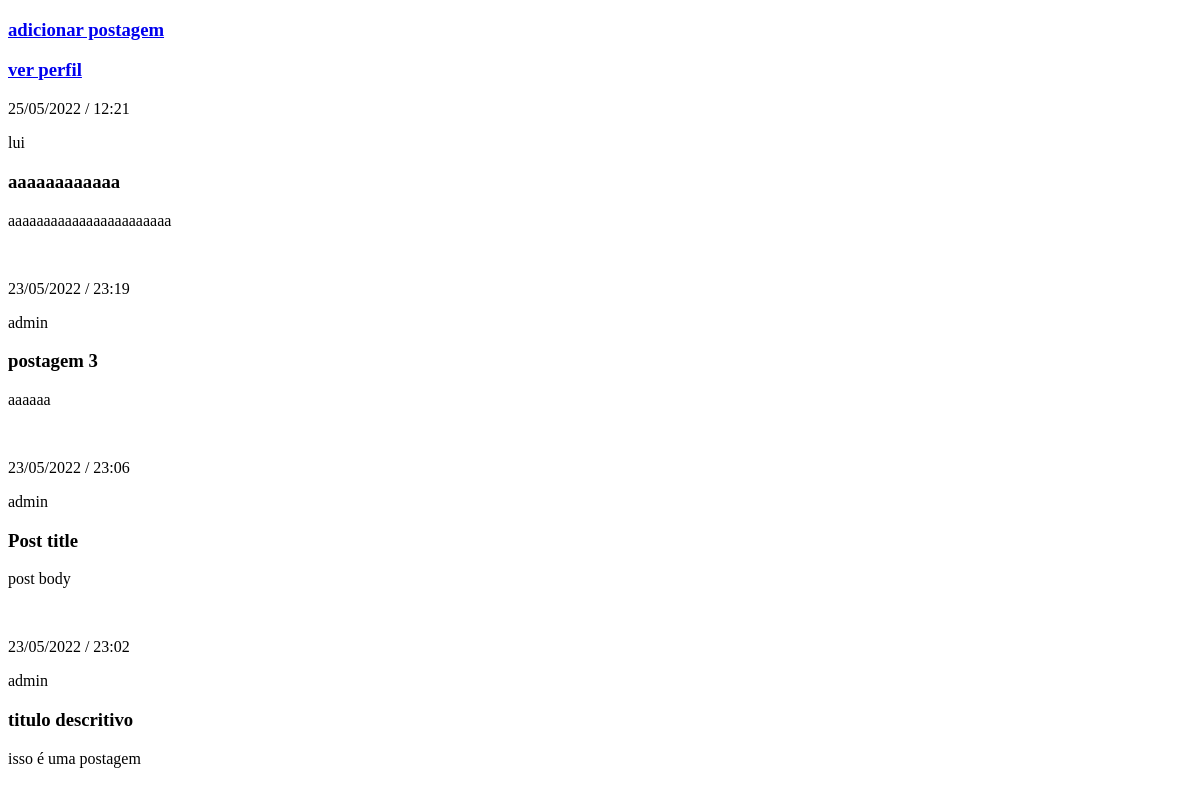
The app's page /feed/ (signed in), older data.
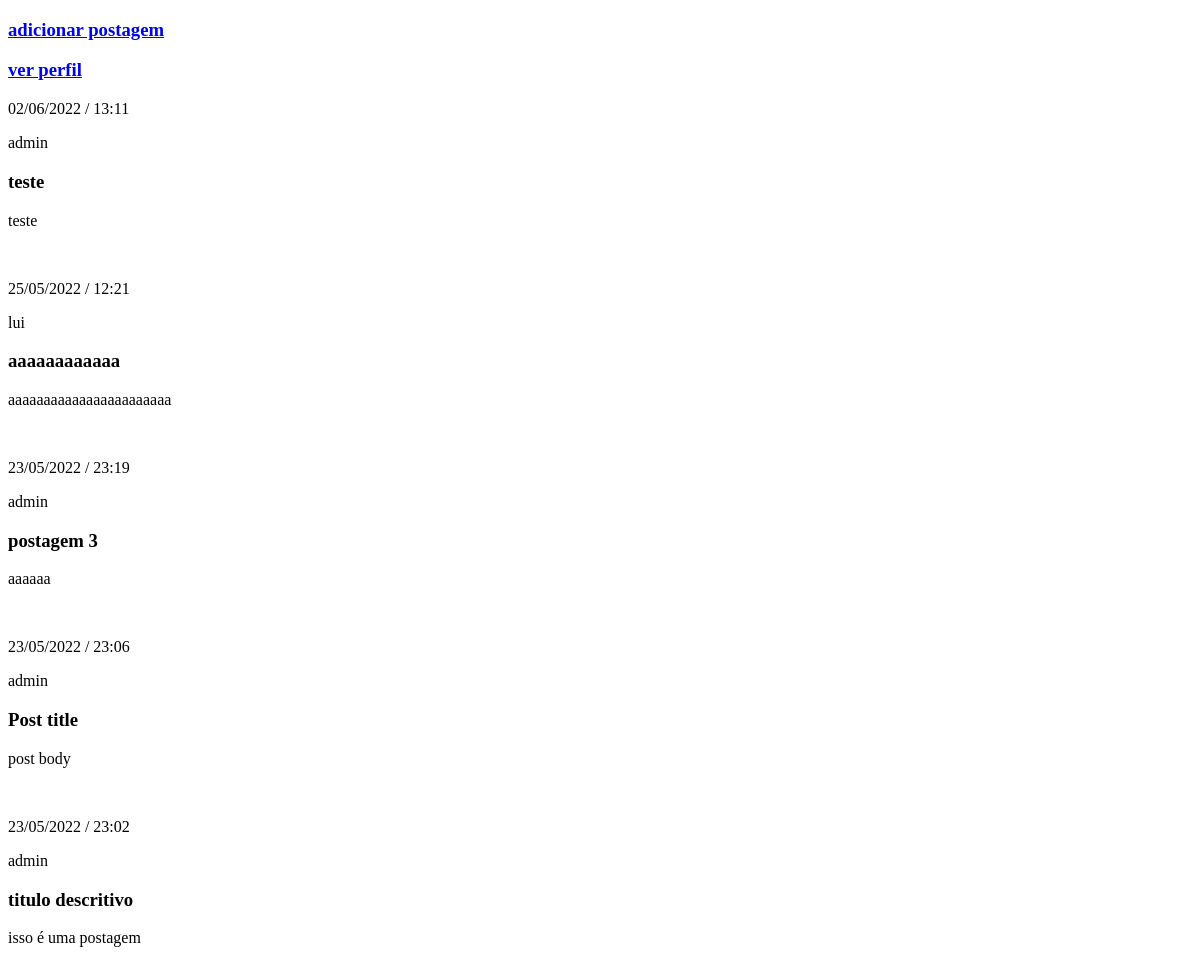
The same page, newer data.
### core/models.py (models this page shows)
class Post(models.Model):
  created_by = models.ForeignKey(User, on_delete=models.CASCADE)
  date_created = models.DateTimeField(auto_now=True)
  title = models.CharField(null=False, max_length=100, default='Post title')
  body = models.TextField(null=False)
  class Meta:
    db_table = 'Post'
  def getPostDate(self):
    return self.date_created.strftime('%d/%m/%Y / %H:%M')

### core/views.py (the view)
# urls.py: path('feed/', views.feedPage),
@login_required(login_url='/login/')
def feedPage(request):
  postObj = PostController()
  posts = postObj.getAllPosts()
  return render(request, 'feedtest.html', {'posts': posts})

### core/controller.py (called while the page is built)
  def getAllPosts(self):
    posts = Post.objects.all().order_by('-date_created')
    return posts

### templates/feedtest.html (shortened to what this page needs)
{% extends 'base.html' %}
{% block body %}
<a href="/createpost/">
  <h3>adicionar postagem</h3>
</a>
<a href="/profile/edit">
  <h3>ver perfil</h3>
</a>
{% if posts|length < 1 %}
<h4>No posts to show</h4>
{% else %}
<div name="posts">
  {% for post in posts %}
    <div style="margin-bottom: 50px;">
      <p name="post-date">{{ post.getPostDate }}</p>
      <p name="post-creator">{{ post.created_by.username }}</p>
      <h3 name="post-title">{{ post.title }}</h3>
      <div name="post-body">{{ post.body }}</div>
    </div>
  {% endfor %}
</div>
{% endif %}
{% endblock %}

Row changes from the older to the newer data that the page shows:
added Post: getPostDate "02/06/2022 / 13:11", created_by.username "admin", title "teste", body "teste"
